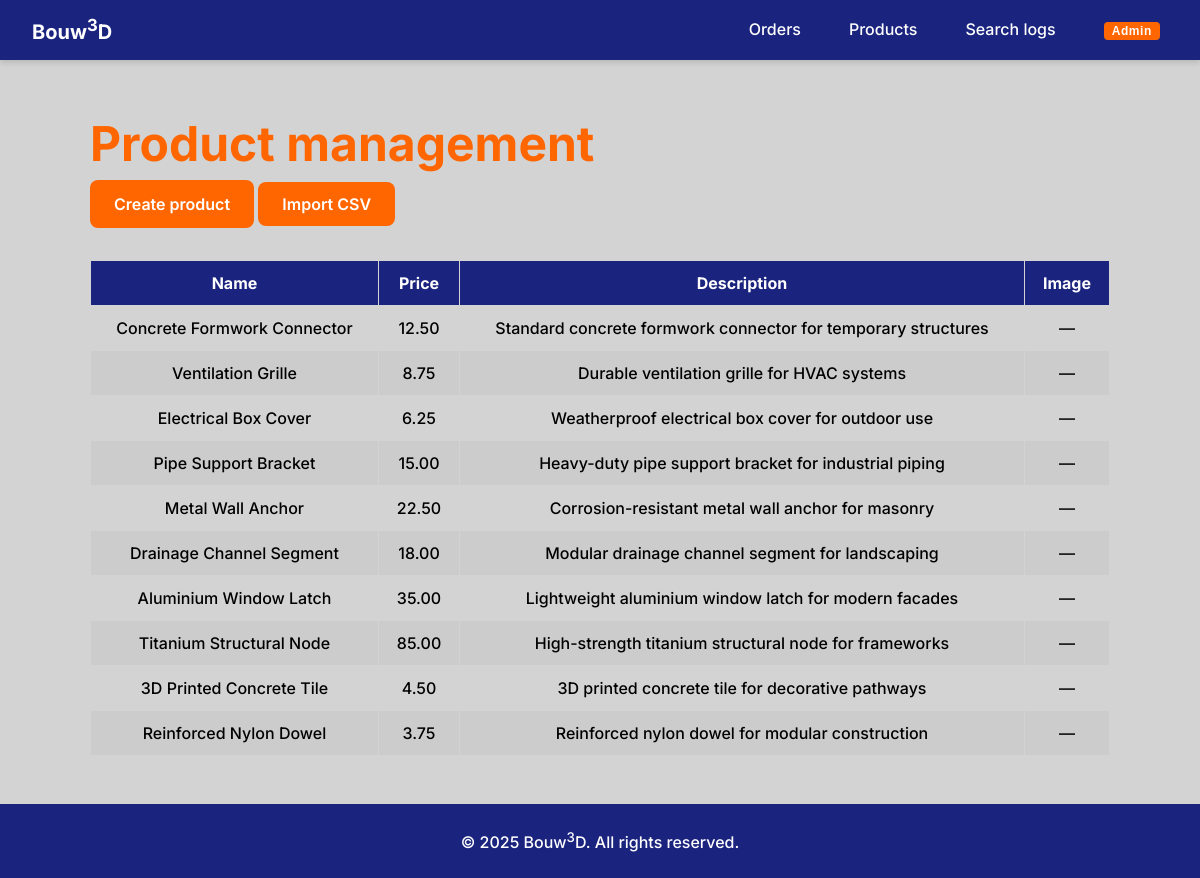
/admin/products?lang=en (signed in), run on the app's committed database.
### tables this page shows
CREATE TABLE `catalog_products`
(
    `product_id` INT UNSIGNED PRIMARY KEY,
    `sku` VARCHAR(20) NOT NULL UNIQUE,
    `stock_quantity` SMALLINT UNSIGNED NOT NULL,   
    `description` TEXT,
    `updated_at` TIMESTAMP DEFAULT CURRENT_TIMESTAMP ON UPDATE CURRENT_TIMESTAMP,

    CONSTRAINT `fk_catalog_products_product`
        FOREIGN KEY (`product_id`) REFERENCES `products`(`product_id`)
        ON DELETE CASCADE
);

CREATE TABLE `products`
(
    `product_id` INT UNSIGNED PRIMARY KEY AUTO_INCREMENT,
    `material_id` INT UNSIGNED,
    `name` VARCHAR(100) NOT NULL,
    `product_type` ENUM('standard', 'custom') NOT NULL,
    `price` DECIMAL(10, 2) NOT NULL,
    `created_at` TIMESTAMP DEFAULT CURRENT_TIMESTAMP,
    `updated_at` TIMESTAMP DEFAULT CURRENT_TIMESTAMP ON UPDATE CURRENT_TIMESTAMP,

    CONSTRAINT `fk_products_material`
        FOREIGN KEY (`material_id`) REFERENCES `materials` (`material_id`)
);

### index.php (called while the page is built, shortened)
<?php
$lang = $_SESSION['lang'] ?? 'nl';
require_once BASE_PATH . '/app/lang/translations.php';
require_once BASE_PATH . '/app/lang/header-footer-translations.php';
require_once BASE_PATH . '/app/lang/table-translations.php';
require_once BASE_PATH . '/app/lang/form-handling-translations.php';
function view(string $path, array $data = []): void {
    global $lang, $formHandlingTranslations,$headerFooterTranslations;
    $data['lang']                     = $lang;
    $data['formHandlingTranslations'] = $formHandlingTranslations;
    $data['headerFooterTranslations'] = $headerFooterTranslations;
    extract($data);
    require BASE_PATH . '/app/views/' . $path . '.php';
}
$baseDir = rtrim(str_replace('\\', '/', dirname($_SERVER['SCRIPT_NAME'])), '/');
$uri     = substr($_SERVER['REQUEST_URI'], strlen($baseDir)) ?: '/';
$router = new Router();
$router->dispatch($uri, $_SERVER['REQUEST_METHOD']);

### app/controllers/admin/AdminProductController.php (called while the page is built, shortened)
<?php
class AdminProductController {
    public function index(): void {
        global $adminProductTranslations;
        $pdo      = Database::getConnection();
        $model    = new Product($pdo);
        $products = $model->getAll();
        view('admin/products/index', ['products' => $products, 'translations' => $adminProductTranslations]);
    }
}

### app/lang/table-translations.php (called while the page is built)
<?php
$tableTranslations = [
    'nl' => [
        'order_id'        => 'Bestelnummer',
        'bestel_datum'    => 'Besteldatum',
        'status'          => 'Status',
        'delivery_method' => 'Bezorgmethode',
        'delivery_address'=> 'Bezorgadres',
        'order_total'     => 'Totaal bedrag',
        'status_wijzigen' => 'Status wijzigen',
        'verwijderen'      => 'Verwijderen',
        'quantity'        => 'Aantal',
        'unit_price'      => 'Prijs per eenheid',
        'total_price'     => 'Totaal prijs',
        'details'          => 'Details',
        'overview'        => 'Overzicht',
        'status_change'   => 'Status wijzigen',
        'delete'          => 'Verwijderen',
        'name'            => 'Naam',
        'price'           => 'Prijs',
        'description'     => 'Beschrijving',
        'img_url'         => 'Afbeelding',
        'email'           => 'E-mail',
        'bedrijfsnaam'    => 'Bedrijfsnaam',
    ],
    'en' => [
        'order_id'        => 'Order ID',
        'bestel_datum'    => 'Order Date',
        'status'          => 'Status',
        'delivery_method' => 'Delivery Method',
        'delivery_address'=> 'Delivery Address',
        'order_total'     => 'Order Total',
        'status_wijzigen' => 'Change Status',
        'verwijderen'     => 'Delete',
        'quantity'        => 'Quantity',
        'unit_price'      => 'Unit Price',
        'total_price'     => 'Total Price',
        'details'          => 'Details',
        'overview'        => 'Overview',
        'status_change'   => 'Change Status',
        'delete'          => 'Delete',
        'name'            => 'Name',
        'price'           => 'Price',
        'description'     => 'Description',
        'img_url'         => 'Image',
        'email'           => 'E-mail',
        'bedrijfsnaam'    => 'Company name',
    ],
];

### app/lang/translations.php (called while the page is built)
<?php
function translate($key, $translations, $language)
{
    return $translations[$language][$key] ?? $translations['en'][$key] ?? $key;
}

### app/core/Table.php (the view, shortened to what this page needs)
<?php
class Table
{
    private array $data = [];
    private array $columnLabels = [];
    private array $columnRenderers = [];
    public function setData(array $data): void
    {
        $this->data = $data;
    }
    public function renderTable(): string {
        $html = '<table>';
        $html .= '<thead><tr>';
        foreach (array_keys($this->data[0]) as $key) {
        $label = $this->columnLabels[$key] ?? $key;
        $html .= '<th data-key="' . htmlspecialchars($key) . '">' . htmlspecialchars($label) . '</th>';
        }
        $html .= '</tr></thead>';
        $html .= '<tbody>';
        foreach ($this->data as $row) {
            $html .= '<tr>';
            foreach ($row as $key => $value) {
                if (isset($this->columnRenderers[$key])) {
                    $html .= '<td>' . ($this->columnRenderers[$key])($value, $row) . '</td>';
                } else {
                    $html .= '<td>' . htmlspecialchars($value ?? '') . '</td>';
                }
            }
            $html .= '</tr>';
        }
        $html .= '</tbody></table>';
        return $html;
    }
    public function setColumnRenderer(string $key, callable $callback): void
    {
        $this->columnRenderers[$key] = $callback;
    }
    public function autoColumnLabels(): void
    {
        global $tableTranslations;
        global $lang;
        $labels = [];
        foreach (array_keys($this->data[0]) as $key) {
        $labels[$key] = translate($key, $tableTranslations, $lang);
        }
        $this->columnLabels = $labels;
    }
}

### app/core/Router.php (shortened to what this page needs)
<?php
class Router {
    protected array $routes = [];
    public function get(string $path, array $handler): void {
        $this->routes[] = ['GET', $path, $handler];
    }
    public function post(string $path, array $handler): void {
        $this->routes[] = ['POST', $path, $handler];
    }
    public function dispatch(string $uri, string $method): void {
        $path = '/' . trim(strtok(urldecode($uri), '?'), '/');
        foreach ($this->routes as [$routeMethod, $routePath, [$class, $action]]) {
            if ($method !== $routeMethod) {
                continue;
            }
            $params = $this->match($routePath, $path);
            if ($params === null) {
                continue;
            }
            $controller = new $class();
            $controller->$action(...array_values($params));
            return;
        }
    }
    private function match(string $routePath, string $requestPath): ?array {
        $routeSegments   = explode('/', trim($routePath, '/'));
        $requestSegments = explode('/', trim($requestPath, '/'));
        if (count($routeSegments) !== count($requestSegments)) {
            return null;
        }
        $params = [];
        foreach ($routeSegments as $index => $routeSegment) {
            $requestSegment = $requestSegments[$index];
            if (str_starts_with($routeSegment, '{')) {
                $paramName = trim($routeSegment, '{}');
                $params[$paramName] = $requestSegment;
            } elseif ($routeSegment !== $requestSegment) {
                return null;
            }
        }
        return $params;
    }
}

### assets/css/global.css (style rules this page uses)
:root { --color-accent-orange: #ff6600; --color-main-light-gray: #d3d3d3; --color-main-dark-gray: #6e6e6e; --color-header-footer-dark-blue: #1a237e; --color-hover: #303f9f; }
html { box-sizing: border-box; }
* { box-sizing: inherit; }
body { margin: 0px; background-color: var(--color-main-light-gray); font-family: "Inter", sans-serif; font-weight: 500; font-style: normal; line-height: 1.5; font-optical-sizing: auto; }

### assets/css/components.css (style rules this page uses)
table { width: 100%; border-collapse: collapse; font-family: inherit; }
thead { background-color: var(--color-header-footer-dark-blue); color: white; }
th, td { padding: 10px 15px; text-align: center; border: 1px solid var(--color-main-light-gray); }
tbody tr:nth-child(even) { background-color: rgba(0, 0, 0, 0.03); }

### assets/css/admin/products.css (style rules this page uses)
body { min-height: 100vh; display: flex; flex-direction: column; }

### data on the page
catalog_products: product_id.name "Concrete Formwork Connector", product_id.price "12.50", description "Standard concrete formwork connector for temporary structures", img_url "—"
catalog_products: product_id.name "Ventilation Grille", product_id.price "8.75", description "Durable ventilation grille for HVAC systems", img_url "—"
catalog_products: product_id.name "Electrical Box Cover", product_id.price "6.25", description "Weatherproof electrical box cover for outdoor use", img_url "—"
catalog_products: product_id.name "Pipe Support Bracket", product_id.price "15.00", description "Heavy-duty pipe support bracket for industrial piping", img_url "—"
catalog_products: product_id.name "Metal Wall Anchor", product_id.price "22.50", description "Corrosion-resistant metal wall anchor for masonry", img_url "—"
catalog_products: product_id.name "Drainage Channel Segment", product_id.price "18.00", description "Modular drainage channel segment for landscaping", img_url "—"
catalog_products: product_id.name "Aluminium Window Latch", product_id.price "35.00", description "Lightweight aluminium window latch for modern facades", img_url "—"
catalog_products: product_id.name "Titanium Structural Node", product_id.price "85.00", description "High-strength titanium structural node for frameworks", img_url "—"
catalog_products: product_id.name "3D Printed Concrete Tile", product_id.price "4.50", description "3D printed concrete tile for decorative pathways", img_url "—"
catalog_products: product_id.name "Reinforced Nylon Dowel", product_id.price "3.75", description "Reinforced nylon dowel for modular construction", img_url "—"

### other printed values
$label "Name"
$label "Price"
$label "Description"
$label "Image"
